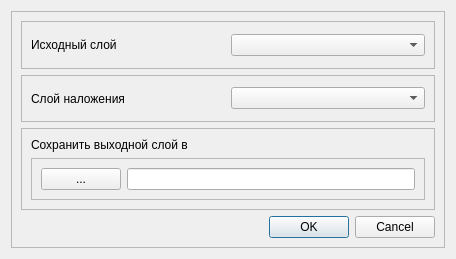
<?xml version="1.0" encoding="UTF-8"?>
<ui version="4.0">
 <class>LIPIntersectionForm</class>
 <widget class="QDialog" name="LIPIntersectionForm">
  <property name="geometry">
   <rect>
    <x>0</x>
    <y>0</y>
    <width>456</width>
    <height>259</height>
   </rect>
  </property>
  <property name="windowTitle">
   <string>Dialog</string>
  </property>
  <layout class="QHBoxLayout" name="horizontalLayout">
   <item>
    <widget class="QFrame" name="frame">
     <property name="frameShape">
      <enum>QFrame::StyledPanel</enum>
     </property>
     <property name="frameShadow">
      <enum>QFrame::Raised</enum>
     </property>
     <layout class="QVBoxLayout" name="verticalLayout">
      <item>
       <widget class="QFrame" name="frame_2">
        <property name="frameShape">
         <enum>QFrame::StyledPanel</enum>
        </property>
        <property name="frameShadow">
         <enum>QFrame::Raised</enum>
        </property>
        <layout class="QHBoxLayout" name="horizontalLayout_2">
         <item>
          <widget class="QLabel" name="label">
           <property name="text">
            <string>Исходный слой</string>
           </property>
          </widget>
         </item>
         <item>
          <widget class="LIPComboBox" name="comboBoxInputLayer"/>
         </item>
        </layout>
       </widget>
      </item>
      <item>
       <widget class="QFrame" name="frame_6">
        <property name="frameShape">
         <enum>QFrame::StyledPanel</enum>
        </property>
        <property name="frameShadow">
         <enum>QFrame::Raised</enum>
        </property>
        <layout class="QHBoxLayout" name="horizontalLayout_5">
         <item>
          <widget class="QLabel" name="label_3">
           <property name="text">
            <string>Слой наложения</string>
           </property>
          </widget>
         </item>
         <item>
          <widget class="LIPComboBox" name="comboBoxIntersectLayer"/>
         </item>
        </layout>
       </widget>
      </item>
      <item>
       <widget class="QFrame" name="frame_3">
        <property name="frameShape">
         <enum>QFrame::StyledPanel</enum>
        </property>
        <property name="frameShadow">
         <enum>QFrame::Raised</enum>
        </property>
        <layout class="QVBoxLayout" name="verticalLayout_2">
         <item>
          <widget class="QLabel" name="label_2">
           <property name="text">
            <string>Сохранить выходной слой в</string>
           </property>
          </widget>
         </item>
         <item>
          <widget class="QFrame" name="frame_4">
           <property name="frameShape">
            <enum>QFrame::StyledPanel</enum>
           </property>
           <property name="frameShadow">
            <enum>QFrame::Raised</enum>
           </property>
           <layout class="QHBoxLayout" name="horizontalLayout_3">
            <item>
             <widget class="QPushButton" name="pushButtonFileDialog">
              <property name="text">
               <string>...</string>
              </property>
             </widget>
            </item>
            <item>
             <widget class="QLineEdit" name="lineEditFileName"/>
            </item>
           </layout>
          </widget>
         </item>
        </layout>
       </widget>
      </item>
      <item>
       <widget class="QDialogButtonBox" name="buttonBox">
        <property name="standardButtons">
         <set>QDialogButtonBox::Cancel|QDialogButtonBox::Ok</set>
        </property>
       </widget>
      </item>
     </layout>
    </widget>
   </item>
  </layout>
 </widget>
 <customwidgets>
  <customwidget>
   <class>LIPComboBox</class>
   <extends>QComboBox</extends>
   <header>lipcombobox.h</header>
  </customwidget>
 </customwidgets>
 <resources/>
 <connections/>
</ui>
